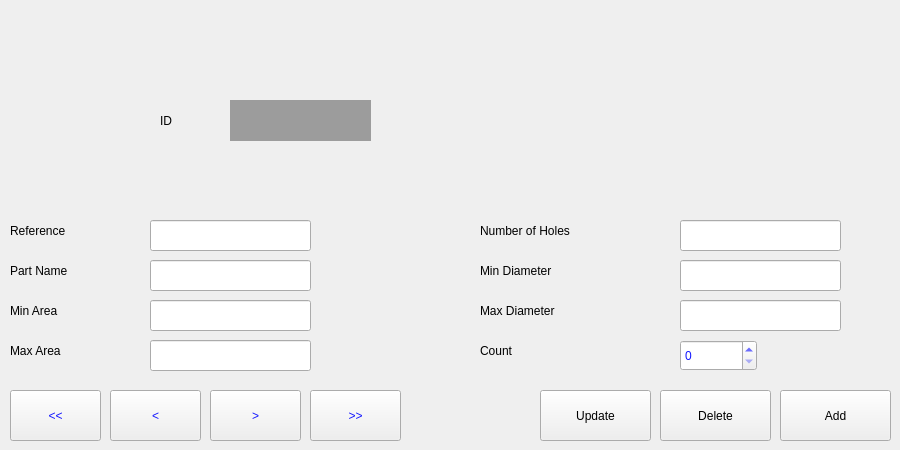
    <widget class="QWidget" name="tab_3">
     <attribute name="title">
      <string>Edit Inventory</string>
     </attribute>
     <widget class="QLabel" name="label_7">
      <property name="geometry">
       <rect>
        <x>10</x>
        <y>210</y>
        <width>201</width>
        <height>41</height>
       </rect>
      </property>
      <property name="text">
       <string>Reference</string>
      </property>
     </widget>
     <widget class="QLabel" name="label_8">
      <property name="geometry">
       <rect>
        <x>10</x>
        <y>250</y>
        <width>201</width>
        <height>41</height>
       </rect>
      </property>
      <property name="text">
       <string>Part Name</string>
      </property>
     </widget>
     <widget class="QLabel" name="label_9">
      <property name="geometry">
       <rect>
        <x>10</x>
        <y>330</y>
        <width>201</width>
        <height>41</height>
       </rect>
      </property>
      <property name="text">
       <string>Max Area</string>
      </property>
     </widget>
     <widget class="QLabel" name="label_10">
      <property name="geometry">
       <rect>
        <x>10</x>
        <y>290</y>
        <width>201</width>
        <height>41</height>
       </rect>
      </property>
      <property name="text">
       <string>Min Area</string>
      </property>
     </widget>
     <widget class="QLabel" name="label_11">
      <property name="geometry">
       <rect>
        <x>480</x>
        <y>250</y>
        <width>201</width>
        <height>41</height>
       </rect>
      </property>
      <property name="text">
       <string>Min Diameter</string>
      </property>
     </widget>
     <widget class="QLabel" name="label_12">
      <property name="geometry">
       <rect>
        <x>480</x>
        <y>210</y>
        <width>201</width>
        <height>41</height>
       </rect>
      </property>
      <property name="text">
       <string>Number of Holes</string>
      </property>
     </widget>
     <widget class="QLabel" name="label_14">
      <property name="geometry">
       <rect>
        <x>480</x>
        <y>330</y>
        <width>201</width>
        <height>41</height>
       </rect>
      </property>
      <property name="text">
       <string>Count</string>
      </property>
     </widget>
     <widget class="QLabel" name="label_15">
      <property name="geometry">
       <rect>
        <x>480</x>
        <y>290</y>
        <width>201</width>
        <height>41</height>
       </rect>
      </property>
      <property name="text">
       <string>Max Diameter</string>
      </property>
     </widget>
     <widget class="QLabel" name="label_16">
      <property name="geometry">
       <rect>
        <x>160</x>
        <y>100</y>
        <width>31</width>
        <height>41</height>
       </rect>
      </property>
      <property name="text">
       <string>ID</string>
      </property>
     </widget>
     <widget class="QLineEdit" name="min_area">
      <property name="geometry">
       <rect>
        <x>150</x>
        <y>300</y>
        <width>161</width>
        <height>31</height>
       </rect>
      </property>
      <property name="styleSheet">
       <string notr="true">font: 14pt &quot;Century Gothic&quot;;
color: rgb(19, 23, 255);</string>
      </property>
      <property name="text">
       <string/>
      </property>
     </widget>
     <widget class="QLineEdit" name="part_name">
      <property name="geometry">
       <rect>
        <x>150</x>
        <y>260</y>
        <width>161</width>
        <height>31</height>
       </rect>
      </property>
      <property name="styleSheet">
       <string notr="true">font: 14pt &quot;Century Gothic&quot;;
color: rgb(19, 23, 255);</string>
      </property>
      <property name="text">
       <string/>
      </property>
     </widget>
     <widget class="QLineEdit" name="max_area">
      <property name="geometry">
       <rect>
        <x>150</x>
        <y>340</y>
        <width>161</width>
        <height>31</height>
       </rect>
      </property>
      <property name="styleSheet">
       <string notr="true">font: 14pt &quot;Century Gothic&quot;;
color: rgb(19, 23, 255);</string>
      </property>
      <property name="text">
       <string/>
      </property>
     </widget>
     <widget class="QLineEdit" name="number_of_holes">
      <property name="geometry">
       <rect>
        <x>680</x>
        <y>220</y>
        <width>161</width>
        <height>31</height>
       </rect>
      </property>
      <property name="styleSheet">
       <string notr="true">font: 14pt &quot;Century Gothic&quot;;
color: rgb(19, 23, 255);</string>
      </property>
      <property name="text">
       <string/>
      </property>
     </widget>
     <widget class="QLineEdit" name="min_diameter">
      <property name="geometry">
       <rect>
        <x>680</x>
        <y>260</y>
        <width>161</width>
        <height>31</height>
       </rect>
      </property>
      <property name="styleSheet">
       <string notr="true">font: 14pt &quot;Century Gothic&quot;;
color: rgb(19, 23, 255);</string>
      </property>
      <property name="text">
       <string/>
      </property>
     </widget>
     <widget class="QLineEdit" name="max_diameter">
      <property name="geometry">
       <rect>
        <x>680</x>
        <y>300</y>
        <width>161</width>
        <height>31</height>
       </rect>
      </property>
      <property name="styleSheet">
       <string notr="true">font: 14pt &quot;Century Gothic&quot;;
color: rgb(19, 23, 255);</string>
      </property>
      <property name="text">
       <string/>
      </property>
     </widget>
     <widget class="QLabel" name="id">
      <property name="geometry">
       <rect>
        <x>230</x>
        <y>100</y>
        <width>141</width>
        <height>41</height>
       </rect>
      </property>
      <property name="styleSheet">
       <string notr="true">background-color: rgb(156, 156, 156);</string>
      </property>
      <property name="text">
       <string/>
      </property>
     </widget>
     <widget class="QLineEdit" name="reference">
      <property name="geometry">
       <rect>
        <x>150</x>
        <y>220</y>
        <width>161</width>
        <height>31</height>
       </rect>
      </property>
      <property name="styleSheet">
       <string notr="true">font: 14pt &quot;Century Gothic&quot;;
color: rgb(19, 23, 255);</string>
      </property>
      <property name="text">
       <string/>
      </property>
     </widget>
     <widget class="QSpinBox" name="count">
      <property name="geometry">
       <rect>
        <x>680</x>
        <y>340</y>
        <width>77</width>
        <height>31</height>
       </rect>
      </property>
      <property name="styleSheet">
       <string notr="true">font: 75 14pt &quot;Century Gothic&quot;;
color: rgb(19, 23, 255);</string>
      </property>
     </widget>
     <widget class="QPushButton" name="first_btn">
      <property name="geometry">
       <rect>
        <x>10</x>
        <y>390</y>
        <width>91</width>
        <height>51</height>
       </rect>
      </property>
      <property name="styleSheet">
       <string notr="true">font: 75 18pt &quot;MS Shell Dlg 2&quot;;
color: rgb(19, 23, 255);</string>
      </property>
      <property name="text">
       <string>&lt;&lt;</string>
      </property>
     </widget>
     <widget class="QPushButton" name="previous_btn">
      <property name="geometry">
       <rect>
        <x>110</x>
        <y>390</y>
        <width>91</width>
        <height>51</height>
       </rect>
      </property>
      <property name="styleSheet">
       <string notr="true">font: 75 18pt &quot;MS Shell Dlg 2&quot;;
color: rgb(19, 23, 255);</string>
      </property>
      <property name="text">
       <string>&lt;</string>
      </property>
     </widget>
     <widget class="QPushButton" name="last_btn">
      <property name="geometry">
       <rect>
        <x>310</x>
        <y>390</y>
        <width>91</width>
        <height>51</height>
       </rect>
      </property>
      <property name="styleSheet">
       <string notr="true">font: 75 18pt &quot;MS Shell Dlg 2&quot;;
color: rgb(19, 23, 255);</string>
      </property>
      <property name="text">
       <string>&gt;&gt;</string>
      </property>
     </widget>
     <widget class="QPushButton" name="next_btn">
      <property name="geometry">
       <rect>
        <x>210</x>
        <y>390</y>
        <width>91</width>
        <height>51</height>
       </rect>
      </property>
      <property name="styleSheet">
       <string notr="true">font: 75 18pt &quot;MS Shell Dlg 2&quot;;
color: rgb(19, 23, 255);</string>
      </property>
      <property name="text">
       <string>&gt;</string>
      </property>
     </widget>
     <widget class="QPushButton" name="update_btn">
      <property name="geometry">
       <rect>
        <x>540</x>
        <y>390</y>
        <width>111</width>
        <height>51</height>
       </rect>
      </property>
      <property name="text">
       <string>Update</string>
      </property>
     </widget>
     <widget class="QPushButton" name="delete_btn">
      <property name="geometry">
       <rect>
        <x>660</x>
        <y>390</y>
        <width>111</width>
        <height>51</height>
       </rect>
      </property>
      <property name="text">
       <string>Delete</string>
      </property>
     </widget>
     <widget class="QPushButton" name="add_btn">
      <property name="geometry">
       <rect>
        <x>780</x>
        <y>390</y>
        <width>111</width>
        <height>51</height>
       </rect>
      </property>
      <property name="text">
       <string>Add</string>
      </property>
     </widget>
    </widget>
